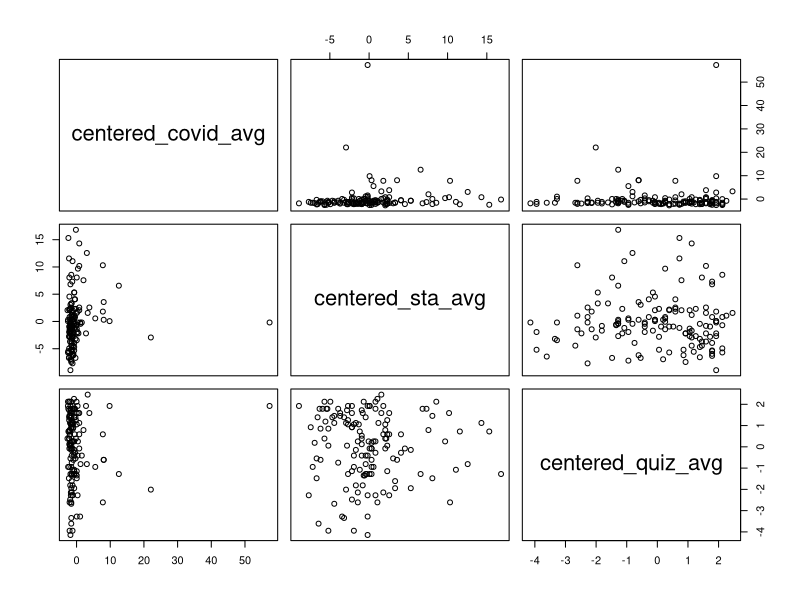

R code for this plot:
## ---- chunk 1
knitr::opts_chunk$set(echo = TRUE)
## ---- chunk 2
library(tidyverse)
df<-read.csv("data.csv")
clean_data<-na.omit(df)
## ---- chunk 3
covid1 = clean_data[,c(3)]
covid2 = clean_data[,c(7)]
covid3 = clean_data[,c(10)]
covid4 = clean_data[,c(13)]

covid_list<-list(covid1, covid2, covid3, covid4)
covid_matrice<-do.call(cbind, covid_list)
covid_average<-rowMeans(covid_matrice)
covid_mean<-mean(covid_average)
centered_covid_avg<-covid_average - covid_mean
## ---- chunk 4
quiz1 = clean_data[,c(5)]
quiz2 = clean_data[,c(8)]
quiz3 = clean_data[,c(11)]
quiz4 = clean_data[,c(14)]

quiz_list<-list(quiz1, quiz2, quiz3)
quiz_matrice<-do.call(cbind, quiz_list)
quiz_average<-rowMeans(quiz_matrice)
quiz_mean<-mean(quiz_average)
centered_quiz_avg<-quiz_average - quiz_mean
## ---- chunk 5
sta1 = clean_data[,c(2)]
sta2 = clean_data[,c(6)]
sta3 = clean_data[,c(9)]
sta4 = clean_data[,c(12)]

sta_list<-list(sta1, sta2, sta3, sta4)
sta_matrice<-do.call(cbind, sta_list)
sta_average<-rowMeans(sta_matrice)
sta_mean<-mean(sta_average)
centered_sta_avg<-sta_average - sta_mean
## ---- chunk 6
X <- data.frame(centered_covid_avg, centered_sta_avg, centered_quiz_avg)
Y <- data.frame(quiz4)
pairs(X)
## ---- chunk 7
n<-length(quiz4)

model1<-lm(quiz4~centered_covid_avg, data=clean_data)
p_prime1 <- length(model1$coefficients)
summary(model1)
SSres1<-deviance(model1)
AIC1<-n*log(SSres1) -n*log(n) + 2*p_prime1
print(AIC1)

model2<-lm(quiz4~centered_sta_avg, data=clean_data)
p_prime2 <- length(model2$coefficients)
summary(model2)
SSres2<-deviance(model2)
AIC2<-n*log(SSres2) -n*log(n) + 2*p_prime2
print(AIC2)

model3<-lm(quiz4~centered_quiz_avg, data=clean_data)
p_prime3 <- length(model3$coefficients)
summary(model3)
SSres3<-deviance(model3)
AIC3<-n*log(SSres3) -n*log(n) + 2*p_prime3
print(AIC3)

model4<-lm(quiz4~centered_covid_avg + centered_quiz_avg, data=clean_data)
p_prime4 <- length(model4$coefficients)
summary(model4)
SSres4<-deviance(model4)
AIC4<-n*log(SSres4) -n*log(n) + 2*p_prime4
print(AIC4)

model5<-lm(quiz4~centered_sta_avg + centered_quiz_avg, data=clean_data)
p_prime5 <- length(model5$coefficients)
summary(model5)
SSres5<-deviance(model5)
AIC5<-n*log(SSres5) -n*log(n) + 2*p_prime5
print(AIC5)

model6<-lm(quiz4~centered_sta_avg + centered_covid_avg, data=clean_data)
p_prime6 <- length(model6$coefficients)
summary(model6)
SSres6<-deviance(model6)
AIC6<-n*log(SSres6) -n*log(n) + 2*p_prime6
print(AIC6)

model7<-lm(quiz4~centered_quiz_avg + centered_covid_avg + centered_sta_avg, data=clean_data)
p_prime7 <- length(model7$coefficients)
summary(model7)
SSres7<-deviance(model7)
AIC7<-n*log(SSres7) -n*log(n) + 2*p_prime7
print(AIC7)
